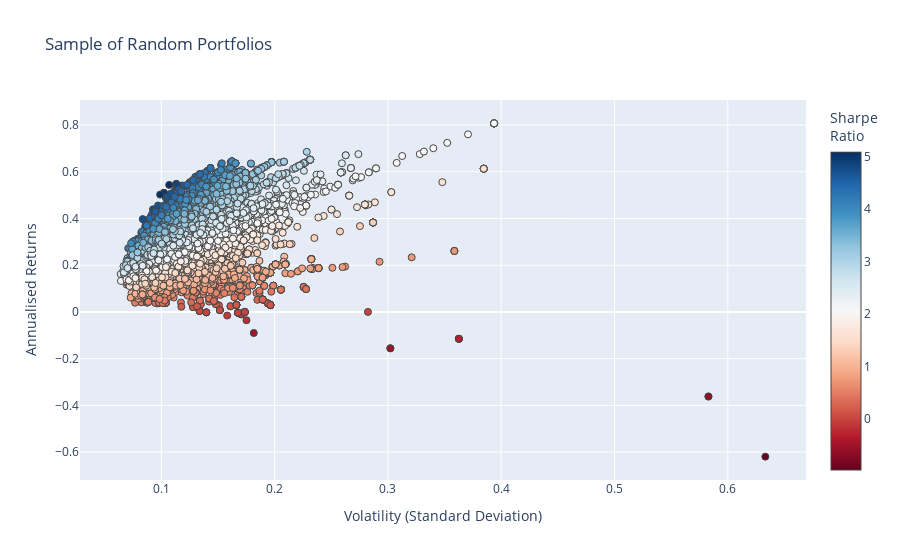

This figure's notebook cell:
### Code cell
fig1 = go.Figure()

fig1.add_trace(go.Scatter(
    x=[p["variance"]**0.5 for p in all_portfolios],
    y=[p["return"] for p in all_portfolios],
    mode='markers',
    marker=dict(
        color=[p["return"] / (p["variance"]**0.5) for p in all_portfolios],
        showscale=True,
        size=7,
        line=dict(width=1),
        colorscale="RdBu",
        colorbar=dict(title="Sharpe<br>Ratio")
    ),
    hoverinfo='text',
    text=[
        f"Return: {p['return']:.2%}<br>Volatility: {p['variance']**0.5:.2f}<br>" +
        "<br>".join([f"{p['tickers'][i]}: Weight={p['weights'][i]:.2f}" for i in range(len(p['tickers']))])
        for p in all_portfolios
    ]
))

fig1.update_layout(
    xaxis=dict(title='Volatility (Standard Deviation)'),
    yaxis=dict(title='Annualised Returns'),
    title='Sample of Random Portfolios'
)

fig1.show()

### Figure 1 — Plotly figure (JSON) as saved in the notebook; plotly's stock layout.template omitted (floating-point values rounded to 4 significant figures; data arrays with more than 128 entries replaced by an {"elided": "..."} marker saying what was removed)
{"data": [{"hoverinfo": "text", "marker": {"color": {"elided": "10000 float values"}, "colorbar": {"title": {"text": "Sharpe<br>Ratio"}}, "colorscale": [[0, "rgb(103,0,31)"], [0.1, "rgb(178,24,43)"], [0.2, "rgb(214,96,77)"], [0.3, "rgb(244,165,130)"], [0.4, "rgb(253,219,199)"], [0.5, "rgb(247,247,247)"], [0.6, "rgb(209,229,240)"], [0.7, "rgb(146,197,222)"], [0.8, "rgb(67,147,195)"], [0.9, "rgb(33,102,172)"], [1, "rgb(5,48,97)"]], "line": {"width": 1}, "showscale": true, "size": 7}, "mode": "markers", "text": {"elided": "10000 str values"}, "type": "scatter", "x": {"elided": "10000 float values"}, "y": {"elided": "10000 float values"}}], "layout": {"title": {"text": "Sample of Random Portfolios"}, "xaxis": {"title": {"text": "Volatility (Standard Deviation)"}}, "yaxis": {"title": {"text": "Annualised Returns"}}}}
